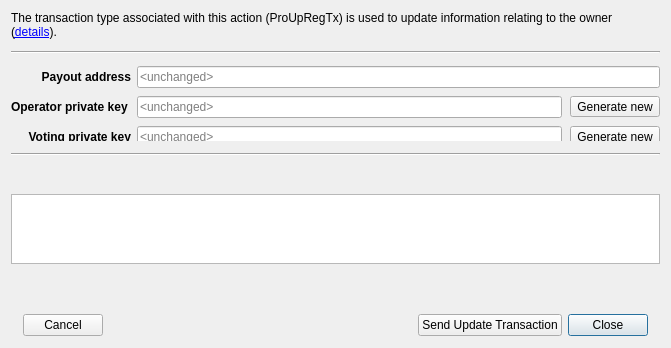
<?xml version="1.0" encoding="UTF-8"?>
<ui version="4.0">
 <class>UpdMnRegistrarDlg</class>
 <widget class="QDialog" name="UpdMnRegistrarDlg">
  <property name="geometry">
   <rect>
    <x>0</x>
    <y>0</y>
    <width>671</width>
    <height>348</height>
   </rect>
  </property>
  <property name="sizePolicy">
   <sizepolicy hsizetype="Preferred" vsizetype="Maximum">
    <horstretch>0</horstretch>
    <verstretch>0</verstretch>
   </sizepolicy>
  </property>
  <property name="windowTitle">
   <string>Update masternode registrar</string>
  </property>
  <layout class="QVBoxLayout" name="verticalLayout">
   <property name="spacing">
    <number>12</number>
   </property>
   <property name="sizeConstraint">
    <enum>QLayout::SetMinimumSize</enum>
   </property>
   <property name="bottomMargin">
    <number>0</number>
   </property>
   <item>
    <widget class="QLabel" name="lblDescription">
     <property name="text">
      <string>The transaction type associated with this action (ProUpRegTx) is used to update information relating to the owner (&lt;a href=&quot;https://absify.me/masternodes/maintenance.html#proupregtx&quot;&gt;details&lt;/a&gt;).</string>
     </property>
     <property name="wordWrap">
      <bool>true</bool>
     </property>
     <property name="openExternalLinks">
      <bool>true</bool>
     </property>
    </widget>
   </item>
   <item>
    <widget class="Line" name="line_2">
     <property name="orientation">
      <enum>Qt::Horizontal</enum>
     </property>
    </widget>
   </item>
   <item>
    <widget class="QStackedWidget" name="stackedWidget">
     <property name="sizePolicy">
      <sizepolicy hsizetype="Preferred" vsizetype="Maximum">
       <horstretch>0</horstretch>
       <verstretch>0</verstretch>
      </sizepolicy>
     </property>
     <property name="currentIndex">
      <number>0</number>
     </property>
     <widget class="QWidget" name="page0">
      <property name="sizePolicy">
       <sizepolicy hsizetype="Preferred" vsizetype="Minimum">
        <horstretch>0</horstretch>
        <verstretch>0</verstretch>
       </sizepolicy>
      </property>
      <layout class="QGridLayout" name="gridLayout" rowstretch="0,0,0,0,0">
       <property name="sizeConstraint">
        <enum>QLayout::SetMinimumSize</enum>
       </property>
       <property name="leftMargin">
        <number>0</number>
       </property>
       <property name="topMargin">
        <number>0</number>
       </property>
       <property name="rightMargin">
        <number>0</number>
       </property>
       <property name="bottomMargin">
        <number>0</number>
       </property>
       <property name="verticalSpacing">
        <number>8</number>
       </property>
       <item row="2" column="1">
        <layout class="QHBoxLayout" name="layOperatorKey">
         <property name="spacing">
          <number>8</number>
         </property>
         <item>
          <widget class="QLineEdit" name="edtOperatorKey">
           <property name="placeholderText">
            <string>&lt;unchanged&gt;</string>
           </property>
           <property name="clearButtonEnabled">
            <bool>true</bool>
           </property>
          </widget>
         </item>
         <item>
          <widget class="QToolButton" name="btnGenerateOperatorKey">
           <property name="text">
            <string>Generate new</string>
           </property>
          </widget>
         </item>
        </layout>
       </item>
       <item row="3" column="0">
        <widget class="QLabel" name="lblVotingKey">
         <property name="text">
          <string>&lt;b&gt;Voting private key&lt;/b&gt;</string>
         </property>
         <property name="alignment">
          <set>Qt::AlignRight|Qt::AlignTrailing|Qt::AlignVCenter</set>
         </property>
        </widget>
       </item>
       <item row="1" column="1">
        <layout class="QHBoxLayout" name="layPayoutAddress">
         <property name="spacing">
          <number>8</number>
         </property>
         <item>
          <widget class="QLineEdit" name="edtPayoutAddress">
           <property name="placeholderText">
            <string>&lt;unchanged&gt;</string>
           </property>
           <property name="clearButtonEnabled">
            <bool>true</bool>
           </property>
          </widget>
         </item>
        </layout>
       </item>
       <item row="2" column="0">
        <widget class="QLabel" name="lblOperatorKey">
         <property name="text">
          <string>&lt;b&gt;Operator private key&lt;/b&gt; </string>
         </property>
         <property name="alignment">
          <set>Qt::AlignRight|Qt::AlignTrailing|Qt::AlignVCenter</set>
         </property>
        </widget>
       </item>
       <item row="1" column="0">
        <widget class="QLabel" name="lblPayoutAddress">
         <property name="font">
          <font>
           <weight>75</weight>
           <bold>true</bold>
          </font>
         </property>
         <property name="text">
          <string>Payout address</string>
         </property>
         <property name="alignment">
          <set>Qt::AlignRight|Qt::AlignTrailing|Qt::AlignVCenter</set>
         </property>
        </widget>
       </item>
       <item row="3" column="1">
        <layout class="QHBoxLayout" name="layVotingKey">
         <property name="spacing">
          <number>8</number>
         </property>
         <item>
          <widget class="QLineEdit" name="edtVotingKey">
           <property name="placeholderText">
            <string>&lt;unchanged&gt;</string>
           </property>
           <property name="clearButtonEnabled">
            <bool>true</bool>
           </property>
          </widget>
         </item>
         <item>
          <widget class="QToolButton" name="btnGenerateVotingKey">
           <property name="text">
            <string>Generate new</string>
           </property>
          </widget>
         </item>
        </layout>
       </item>
      </layout>
     </widget>
    </widget>
   </item>
   <item>
    <widget class="Line" name="line">
     <property name="orientation">
      <enum>Qt::Horizontal</enum>
     </property>
    </widget>
   </item>
   <item>
    <widget class="QLabel" name="lblManualCommands">
     <property name="text">
      <string/>
     </property>
    </widget>
   </item>
   <item>
    <widget class="QTextBrowser" name="edtManualCommands">
     <property name="openExternalLinks">
      <bool>true</bool>
     </property>
     <property name="openLinks">
      <bool>true</bool>
     </property>
    </widget>
   </item>
   <item>
    <widget class="QLabel" name="lblMessage">
     <property name="text">
      <string/>
     </property>
     <property name="wordWrap">
      <bool>true</bool>
     </property>
     <property name="openExternalLinks">
      <bool>true</bool>
     </property>
    </widget>
   </item>
   <item>
    <widget class="QFrame" name="frame">
     <property name="frameShape">
      <enum>QFrame::NoFrame</enum>
     </property>
     <property name="frameShadow">
      <enum>QFrame::Raised</enum>
     </property>
     <layout class="QHBoxLayout" name="horizontalLayout">
      <property name="leftMargin">
       <number>12</number>
      </property>
      <property name="topMargin">
       <number>12</number>
      </property>
      <property name="rightMargin">
       <number>12</number>
      </property>
      <property name="bottomMargin">
       <number>12</number>
      </property>
      <item>
       <widget class="QPushButton" name="btnCancel">
        <property name="text">
         <string>Cancel</string>
        </property>
        <property name="autoDefault">
         <bool>false</bool>
        </property>
       </widget>
      </item>
      <item>
       <widget class="QLabel" name="lblDocumentation">
        <property name="text">
         <string/>
        </property>
        <property name="openExternalLinks">
         <bool>true</bool>
        </property>
       </widget>
      </item>
      <item>
       <spacer name="horizontalSpacer_2">
        <property name="orientation">
         <enum>Qt::Horizontal</enum>
        </property>
        <property name="sizeHint" stdset="0">
         <size>
          <width>40</width>
          <height>20</height>
         </size>
        </property>
       </spacer>
      </item>
      <item>
       <widget class="QPushButton" name="btnSendUpdateTx">
        <property name="text">
         <string>Send Update Transaction</string>
        </property>
        <property name="autoDefault">
         <bool>false</bool>
        </property>
       </widget>
      </item>
      <item>
       <widget class="QPushButton" name="btnClose">
        <property name="text">
         <string>Close</string>
        </property>
       </widget>
      </item>
     </layout>
    </widget>
   </item>
  </layout>
 </widget>
 <tabstops>
  <tabstop>edtPayoutAddress</tabstop>
  <tabstop>edtOperatorKey</tabstop>
  <tabstop>btnGenerateOperatorKey</tabstop>
  <tabstop>edtVotingKey</tabstop>
  <tabstop>btnGenerateVotingKey</tabstop>
  <tabstop>btnSendUpdateTx</tabstop>
  <tabstop>btnCancel</tabstop>
 </tabstops>
 <resources/>
 <connections/>
</ui>
